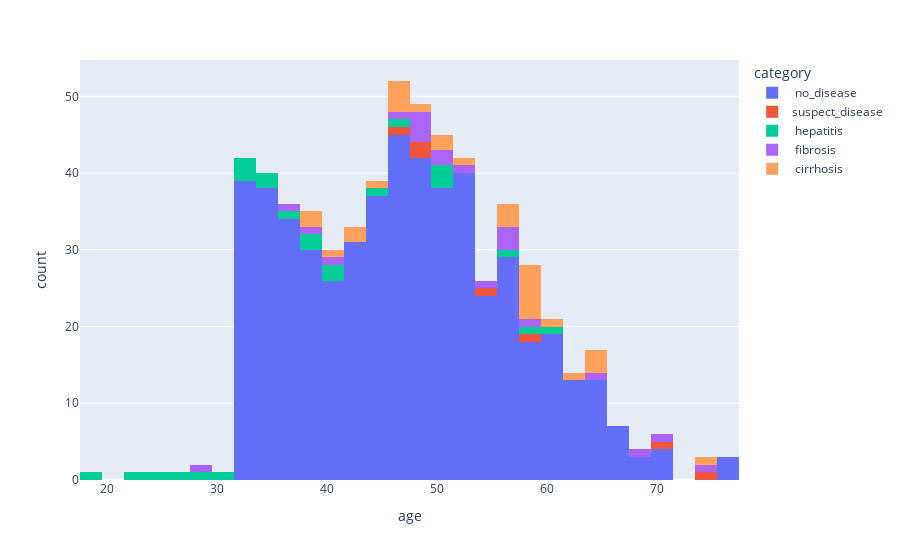

The notebook cell this image was saved under:
### Code cell
# Plotting the disease category according to the age
fig=px.histogram(liver_disease_data,x='age',color='category')
fig.show()

### Figure 1 — Plotly figure (JSON) as saved in the notebook; plotly's stock layout.template omitted (floating-point values rounded to 4 significant figures; data arrays with more than 128 entries replaced by an {"elided": "..."} marker saying what was removed)
{"data": [{"alignmentgroup": "True", "bingroup": "x", "hovertemplate": "category= no_disease<br>age=%{x}<br>count=%{y}<extra></extra>", "legendgroup": " no_disease", "marker": {"color": "#636efa", "pattern": {"shape": ""}}, "name": " no_disease", "offsetgroup": " no_disease", "orientation": "v", "showlegend": true, "type": "histogram", "x": {"elided": "533 int values"}, "xaxis": "x", "yaxis": "y"}, {"alignmentgroup": "True", "bingroup": "x", "hovertemplate": "category=suspect_disease<br>age=%{x}<br>count=%{y}<extra></extra>", "legendgroup": "suspect_disease", "marker": {"color": "#EF553B", "pattern": {"shape": ""}}, "name": "suspect_disease", "offsetgroup": "suspect_disease", "orientation": "v", "showlegend": true, "type": "histogram", "x": [47, 48, 49, 55, 71, 74, 59], "xaxis": "x", "yaxis": "y"}, {"alignmentgroup": "True", "bingroup": "x", "hovertemplate": "category= hepatitis<br>age=%{x}<br>count=%{y}<extra></extra>", "legendgroup": " hepatitis", "marker": {"color": "#00cc96", "pattern": {"shape": ""}}, "name": " hepatitis", "offsetgroup": " hepatitis", "orientation": "v", "showlegend": true, "type": "histogram", "x": [38, 19, 23, 25, 27, 29, 30, 32, 32, 34, 35, 36, 38, 41, 44, 46, 50, 51, 56, 58, 33, 41, 50, 61], "xaxis": "x", "yaxis": "y"}, {"alignmentgroup": "True", "bingroup": "x", "hovertemplate": "category= fibrosis<br>age=%{x}<br>count=%{y}<extra></extra>", "legendgroup": " fibrosis", "marker": {"color": "#ab63fa", "pattern": {"shape": ""}}, "name": " fibrosis", "offsetgroup": " fibrosis", "orientation": "v", "showlegend": true, "type": "histogram", "x": [29, 40, 46, 48, 49, 49, 50, 53, 54, 57, 59, 64, 71, 36, 38, 57, 68, 49, 51, 56, 75], "xaxis": "x", "yaxis": "y"}, {"alignmentgroup": "True", "bingroup": "x", "hovertemplate": "category= cirrhosis<br>age=%{x}<br>count=%{y}<extra></extra>", "legendgroup": " cirrhosis", "marker": {"color": "#FFA15A", "pattern": {"shape": ""}}, "name": " cirrhosis", "offsetgroup": " cirrhosis", "orientation": "v", "showlegend": true, "type": "histogram", "x": [38, 39, 41, 42, 45, 46, 46, 47, 51, 51, 56, 56, 56, 58, 59, 59, 59, 61, 65, 74, 42, 49, 52, 58, 59, 62, 64, 64, 46, 59], "xaxis": "x", "yaxis": "y"}], "layout": {"barmode": "relative", "legend": {"title": {"text": "category"}, "tracegroupgap": 0}, "margin": {"t": 60}, "xaxis": {"anchor": "y", "domain": [0, 1], "title": {"text": "age"}}, "yaxis": {"anchor": "x", "domain": [0, 1], "title": {"text": "count"}}}}
